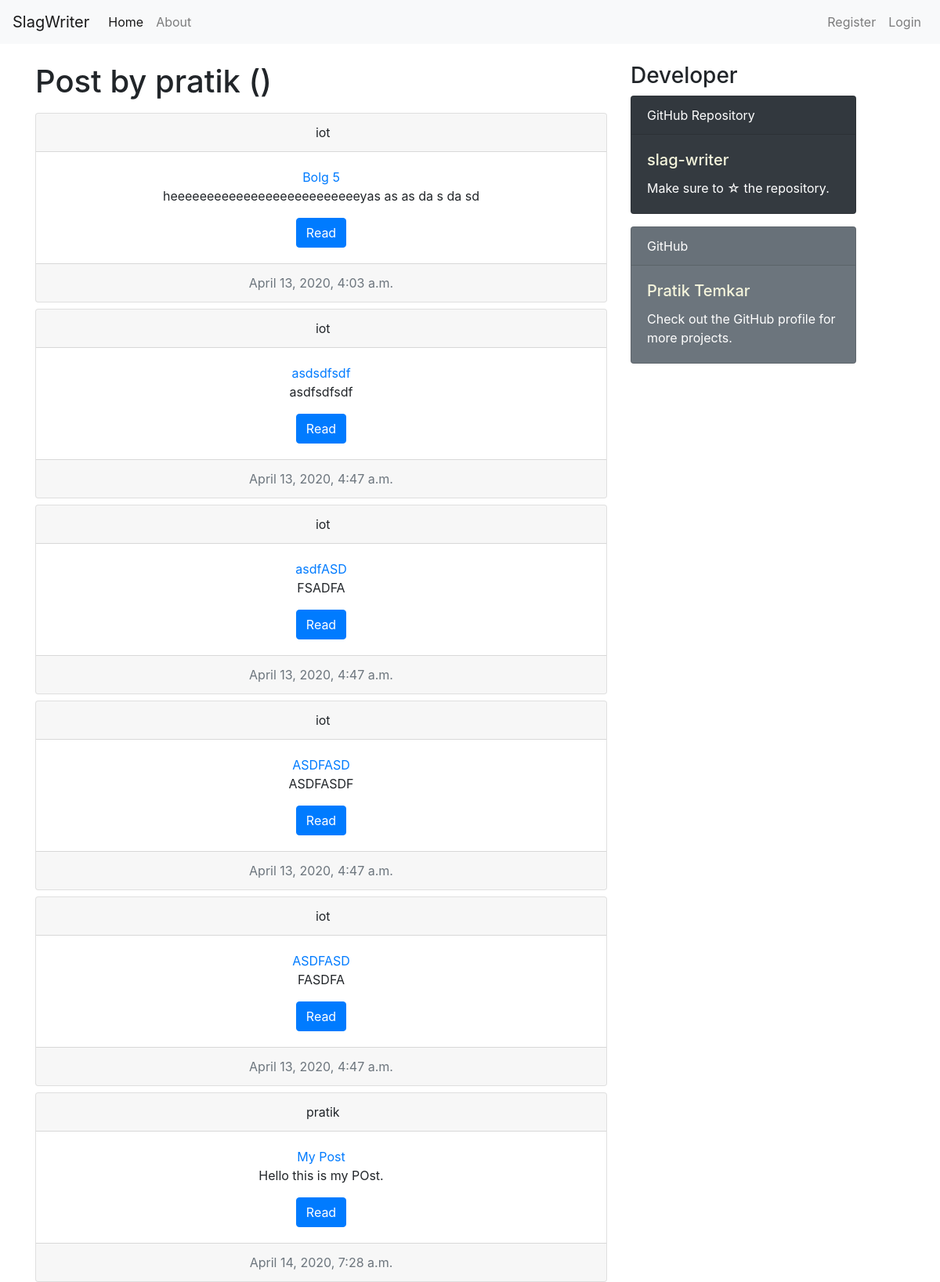
Page /user/pratik on the committed database.
### blog/models.py (models this page shows, shortened)
class Post(models.Model):
    title = models.CharField(max_length = 100)
    content = models.TextField()
    date_posted = models.DateTimeField(default = timezone.now)
    author = models.ForeignKey(User, on_delete = models.CASCADE)

### blog/views.py (the view, shortened to what this page needs)
# urls.py: path('user/<str:username>', UserPostListView.as_view(), name='user-posts'),
class UserPostListView(ListView):
    model = Post
    template_name = 'blog/user_posts.html'
    context_object_name = 'posts'

### blog/templates/blog/user_posts.html (shortened to what this page needs)
{% extends 'blog/base.html' %}
{% block content %}
    <h1 class="mb-3">Post by {{ view.kwargs.username }} ({{ page_obj.paginator.count }})</h1>
    {% for post in posts %}
        <div class="card text-center mt-2">
            <div class="card-header">
            {{post.author}}
            </div>
            <div class="card-body">
            <a href="{% url 'post-detail' post.id %}" class="card-title">{{post.title}}</a>
            <p class="card-text">{{post.content}}</p>
            <a href="#" class="btn btn-primary">Read</a>
            </div>
            <div class="card-footer text-muted">
            {{post.date_posted}}
            </div>
        </div>
    {% endfor %}
{% endblock %}

### rows in the picture
Post: author "iot", title "Bolg 5", content "heeeeeeeeeeeeeeeeeeeeeeeeeeyas as as da s da sd", date_posted "April 13, 2020, 4:03 a.m."
Post: author "iot", title "asdsdfsdf", content "asdfsdfsdf", date_posted "April 13, 2020, 4:47 a.m."
Post: author "iot", title "asdfASD", content "FSADFA", date_posted "April 13, 2020, 4:47 a.m."
Post: author "iot", title "ASDFASD", content "ASDFASDF", date_posted "April 13, 2020, 4:47 a.m."
Post: author "iot", title "ASDFASD", content "FASDFA", date_posted "April 13, 2020, 4:47 a.m."
Post: author "pratik", title "My Post", content "Hello this is my POst.", date_posted "April 14, 2020, 7:28 a.m."

### other values in the picture
{{ view.kwargs.username }} "pratik"
